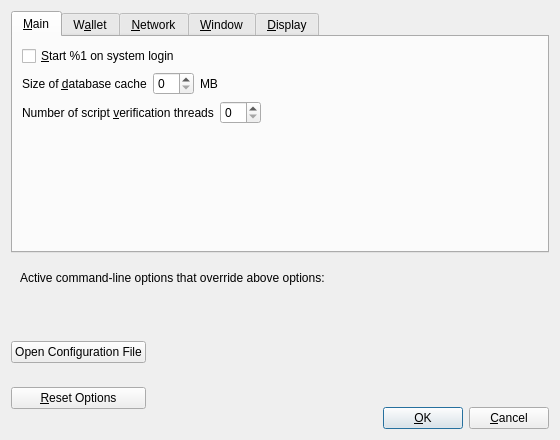
<?xml version="1.0" encoding="UTF-8"?>
<ui version="4.0">
 <class>OptionsDialog</class>
 <widget class="QDialog" name="OptionsDialog">
  <property name="geometry">
   <rect>
    <x>0</x>
    <y>0</y>
    <width>560</width>
    <height>440</height>
   </rect>
  </property>
  <property name="windowTitle">
   <string>Options</string>
  </property>
  <property name="modal">
   <bool>true</bool>
  </property>
  <layout class="QVBoxLayout" name="verticalLayout">
   <item>
    <widget class="QTabWidget" name="tabWidget">
     <property name="currentIndex">
      <number>0</number>
     </property>
     <widget class="QWidget" name="tabMain">
      <attribute name="title">
       <string>&amp;Main</string>
      </attribute>
      <layout class="QVBoxLayout" name="verticalLayout_Main">
       <item>
        <widget class="QCheckBox" name="bitcoinAtStartup">
         <property name="toolTip">
          <string>Automatically start %1 after logging in to the system.</string>
         </property>
         <property name="text">
          <string>&amp;Start %1 on system login</string>
         </property>
        </widget>
       </item>
       <item>
        <layout class="QHBoxLayout" name="horizontalLayout_2_Main">
         <item>
          <widget class="QLabel" name="databaseCacheLabel">
           <property name="text">
            <string>Size of &amp;database cache</string>
           </property>
           <property name="textFormat">
            <enum>Qt::PlainText</enum>
           </property>
           <property name="buddy">
            <cstring>databaseCache</cstring>
           </property>
          </widget>
         </item>
         <item>
          <widget class="QSpinBox" name="databaseCache"/>
         </item>
         <item>
          <widget class="QLabel" name="databaseCacheUnitLabel">
           <property name="text">
            <string>MB</string>
           </property>
           <property name="textFormat">
            <enum>Qt::PlainText</enum>
           </property>
          </widget>
         </item>
         <item>
          <spacer name="horizontalSpacer_2_Main">
           <property name="orientation">
            <enum>Qt::Horizontal</enum>
           </property>
           <property name="sizeHint" stdset="0">
            <size>
             <width>40</width>
             <height>20</height>
            </size>
           </property>
          </spacer>
         </item>
        </layout>
       </item>
       <item>
        <layout class="QHBoxLayout" name="horizontalLayout_3_Main">
         <item>
          <widget class="QLabel" name="threadsScriptVerifLabel">
           <property name="text">
            <string>Number of script &amp;verification threads</string>
           </property>
           <property name="textFormat">
            <enum>Qt::PlainText</enum>
           </property>
           <property name="buddy">
            <cstring>threadsScriptVerif</cstring>
           </property>
          </widget>
         </item>
         <item>
          <widget class="QSpinBox" name="threadsScriptVerif">
           <property name="toolTip">
            <string>(0 = auto, &lt;0 = leave that many cores free)</string>
           </property>
          </widget>
         </item>
         <item>
          <spacer name="horizontalSpacer_3_Main">
           <property name="orientation">
            <enum>Qt::Horizontal</enum>
           </property>
           <property name="sizeHint" stdset="0">
            <size>
             <width>40</width>
             <height>20</height>
            </size>
           </property>
          </spacer>
         </item>
        </layout>
       </item>
       <item>
        <spacer name="verticalSpacer_Main">
         <property name="orientation">
          <enum>Qt::Vertical</enum>
         </property>
         <property name="sizeHint" stdset="0">
          <size>
           <width>20</width>
           <height>40</height>
          </size>
         </property>
        </spacer>
       </item>
      </layout>
     </widget>
     <widget class="QWidget" name="tabWallet">
      <attribute name="title">
       <string>W&amp;allet</string>
      </attribute>
      <layout class="QVBoxLayout" name="verticalLayout_Wallet">
       <item>
        <widget class="QGroupBox" name="groupBox">
         <property name="title">
          <string>Expert</string>
         </property>
         <layout class="QVBoxLayout" name="verticalLayout_2">
          <item>
           <widget class="QCheckBox" name="coinControlFeatures">
            <property name="toolTip">
             <string>Whether to show coin control features or not.</string>
            </property>
            <property name="text">
             <string>Enable coin &amp;control features</string>
            </property>
           </widget>
          </item>
          <item>
           <widget class="QCheckBox" name="spendZeroConfChange">
            <property name="toolTip">
             <string>If you disable the spending of unconfirmed change, the change from a transaction cannot be used until that transaction has at least one confirmation. This also affects how your balance is computed.</string>
            </property>
            <property name="text">
             <string>&amp;Spend unconfirmed change</string>
            </property>
           </widget>
          </item>
         </layout>
        </widget>
       </item>
       <item>
        <spacer name="verticalSpacer_Wallet">
         <property name="orientation">
          <enum>Qt::Vertical</enum>
         </property>
         <property name="sizeHint" stdset="0">
          <size>
           <width>20</width>
           <height>40</height>
          </size>
         </property>
        </spacer>
       </item>
      </layout>
     </widget>
     <widget class="QWidget" name="tabNetwork">
      <attribute name="title">
       <string>&amp;Network</string>
      </attribute>
      <layout class="QVBoxLayout" name="verticalLayout_Network">
       <item>
        <widget class="QCheckBox" name="allowIncoming">
         <property name="toolTip">
          <string>Accept connections from outside</string>
         </property>
         <property name="text">
          <string>Allow incoming connections</string>
         </property>
        </widget>
       </item>
       <item>
        <widget class="QCheckBox" name="connectSocks">
         <property name="toolTip">
          <string>Connect to the Yacoin network through a SOCKS5 proxy.</string>
         </property>
         <property name="text">
          <string>&amp;Connect through SOCKS5 proxy (default proxy):</string>
         </property>
        </widget>
       </item>
       <item>
        <layout class="QHBoxLayout" name="horizontalLayout_1_Network">
         <item>
          <widget class="QLabel" name="proxyIpLabel">
           <property name="text">
            <string>Proxy &amp;IP:</string>
           </property>
           <property name="textFormat">
            <enum>Qt::PlainText</enum>
           </property>
           <property name="buddy">
            <cstring>proxyIp</cstring>
           </property>
          </widget>
         </item>
         <item>
          <widget class="QValidatedLineEdit" name="proxyIp">
           <property name="minimumSize">
            <size>
             <width>140</width>
             <height>0</height>
            </size>
           </property>
           <property name="maximumSize">
            <size>
             <width>140</width>
             <height>16777215</height>
            </size>
           </property>
           <property name="toolTip">
            <string>IP address of the proxy (e.g. IPv4: 127.0.0.1 / IPv6: ::1)</string>
           </property>
          </widget>
         </item>
         <item>
          <widget class="QLabel" name="proxyPortLabel">
           <property name="text">
            <string>&amp;Port:</string>
           </property>
           <property name="textFormat">
            <enum>Qt::PlainText</enum>
           </property>
           <property name="buddy">
            <cstring>proxyPort</cstring>
           </property>
          </widget>
         </item>
         <item>
          <widget class="QLineEdit" name="proxyPort">
           <property name="minimumSize">
            <size>
             <width>55</width>
             <height>0</height>
            </size>
           </property>
           <property name="maximumSize">
            <size>
             <width>55</width>
             <height>16777215</height>
            </size>
           </property>
           <property name="toolTip">
            <string>Port of the proxy (e.g. 9050)</string>
           </property>
          </widget>
         </item>
         <item>
          <spacer name="horizontalSpacer_1_Network">
           <property name="orientation">
            <enum>Qt::Horizontal</enum>
           </property>
           <property name="sizeHint" stdset="0">
            <size>
             <width>40</width>
             <height>20</height>
            </size>
           </property>
          </spacer>
         </item>
        </layout>
       </item>
       <item>
        <layout class="QHBoxLayout" name="horizontalLayout_2_Network">
         <item>
          <widget class="QLabel" name="proxyActiveNets">
           <property name="text">
            <string>Used for reaching peers via:</string>
           </property>
           <property name="textFormat">
            <enum>Qt::PlainText</enum>
           </property>
          </widget>
         </item>
         <item>
          <widget class="QCheckBox" name="proxyReachIPv4">
           <property name="enabled">
            <bool>false</bool>
           </property>
           <property name="toolTip">
            <string>Shows if the supplied default SOCKS5 proxy is used to reach peers via this network type.</string>
           </property>
           <property name="text">
            <string/>
           </property>
          </widget>
         </item>
         <item>
          <widget class="QLabel" name="proxyReachIPv4Label">
           <property name="text">
            <string>IPv4</string>
           </property>
           <property name="textFormat">
            <enum>Qt::PlainText</enum>
           </property>
          </widget>
         </item>
         <item>
          <widget class="QCheckBox" name="proxyReachIPv6">
           <property name="enabled">
            <bool>false</bool>
           </property>
           <property name="toolTip">
            <string>Shows if the supplied default SOCKS5 proxy is used to reach peers via this network type.</string>
           </property>
           <property name="text">
            <string/>
           </property>
          </widget>
         </item>
         <item>
          <widget class="QLabel" name="proxyReachIPv6Label">
           <property name="text">
            <string>IPv6</string>
           </property>
           <property name="textFormat">
            <enum>Qt::PlainText</enum>
           </property>
          </widget>
         </item>
         <item>
          <widget class="QCheckBox" name="proxyReachTor">
           <property name="enabled">
            <bool>false</bool>
           </property>
           <property name="toolTip">
            <string>Shows if the supplied default SOCKS5 proxy is used to reach peers via this network type.</string>
           </property>
           <property name="text">
            <string/>
           </property>
          </widget>
         </item>
         <item>
          <widget class="QLabel" name="proxyReachTorLabel">
           <property name="text">
            <string>Tor</string>
           </property>
           <property name="textFormat">
            <enum>Qt::PlainText</enum>
           </property>
          </widget>
         </item>
         <item>
          <spacer name="horizontalSpacer_2_Network">
           <property name="orientation">
            <enum>Qt::Horizontal</enum>
           </property>
           <property name="sizeHint" stdset="0">
            <size>
             <width>40</width>
             <height>20</height>
            </size>
           </property>
          </spacer>
         </item>
        </layout>
       </item>
       <item>
        <widget class="QCheckBox" name="connectSocksTor">
         <property name="toolTip">
          <string>Connect to the Yacoin network through a separate SOCKS5 proxy for Tor hidden services.</string>
         </property>
         <property name="text">
          <string>Use separate SOCKS5 proxy to reach peers via Tor hidden services:</string>
         </property>
        </widget>
       </item>
       <item>
        <layout class="QHBoxLayout" name="horizontalLayout_3_Network">
         <item>
          <widget class="QLabel" name="proxyIpTorLabel">
           <property name="text">
            <string>Proxy &amp;IP:</string>
           </property>
           <property name="textFormat">
            <enum>Qt::PlainText</enum>
           </property>
           <property name="buddy">
            <cstring>proxyIpTor</cstring>
           </property>
          </widget>
         </item>
         <item>
          <widget class="QValidatedLineEdit" name="proxyIpTor">
           <property name="minimumSize">
            <size>
             <width>140</width>
             <height>0</height>
            </size>
           </property>
           <property name="maximumSize">
            <size>
             <width>140</width>
             <height>16777215</height>
            </size>
           </property>
           <property name="toolTip">
            <string>IP address of the proxy (e.g. IPv4: 127.0.0.1 / IPv6: ::1)</string>
           </property>
          </widget>
         </item>
         <item>
          <widget class="QLabel" name="proxyPortTorLabel">
           <property name="text">
            <string>&amp;Port:</string>
           </property>
           <property name="textFormat">
            <enum>Qt::PlainText</enum>
           </property>
           <property name="buddy">
            <cstring>proxyPortTor</cstring>
           </property>
          </widget>
         </item>
         <item>
          <widget class="QLineEdit" name="proxyPortTor">
           <property name="minimumSize">
            <size>
             <width>55</width>
             <height>0</height>
            </size>
           </property>
           <property name="maximumSize">
            <size>
             <width>55</width>
             <height>16777215</height>
            </size>
           </property>
           <property name="toolTip">
            <string>Port of the proxy (e.g. 9050)</string>
           </property>
          </widget>
         </item>
         <item>
          <spacer name="horizontalSpacer_4_Network">
           <property name="orientation">
            <enum>Qt::Horizontal</enum>
           </property>
           <property name="sizeHint" stdset="0">
            <size>
             <width>40</width>
             <height>20</height>
            </size>
           </property>
          </spacer>
         </item>
        </layout>
       </item>
       <item>
        <spacer name="verticalSpacer_Network">
         <property name="orientation">
          <enum>Qt::Vertical</enum>
         </property>
         <property name="sizeHint" stdset="0">
          <size>
           <width>20</width>
           <height>40</height>
          </size>
         </property>
        </spacer>
       </item>
      </layout>
     </widget>
     <widget class="QWidget" name="tabWindow">
      <attribute name="title">
       <string>&amp;Window</string>
      </attribute>
      <layout class="QVBoxLayout" name="verticalLayout_Window">
       <item>
        <widget class="QCheckBox" name="hideTrayIcon">
         <property name="toolTip">
          <string>&amp;Hide the icon from the system tray.</string>
         </property>
         <property name="text">
          <string>Hide tray icon</string>
         </property>
        </widget>
       </item>
       <item>
        <widget class="QCheckBox" name="minimizeToTray">
         <property name="toolTip">
          <string>Show only a tray icon after minimizing the window.</string>
         </property>
         <property name="text">
          <string>&amp;Minimize to the tray instead of the taskbar</string>
         </property>
        </widget>
       </item>
       <item>
        <widget class="QCheckBox" name="minimizeOnClose">
         <property name="toolTip">
          <string>Minimize instead of exit the application when the window is closed. When this option is enabled, the application will be closed only after selecting Exit in the menu.</string>
         </property>
         <property name="text">
          <string>M&amp;inimize on close</string>
         </property>
        </widget>
       </item>
       <item>
        <spacer name="verticalSpacer_Window">
         <property name="orientation">
          <enum>Qt::Vertical</enum>
         </property>
         <property name="sizeHint" stdset="0">
          <size>
           <width>20</width>
           <height>40</height>
          </size>
         </property>
        </spacer>
       </item>
      </layout>
     </widget>
     <widget class="QWidget" name="tabDisplay">
      <attribute name="title">
       <string>&amp;Display</string>
      </attribute>
      <layout class="QVBoxLayout" name="verticalLayout_Display">
       <item>
        <layout class="QHBoxLayout" name="horizontalLayout_1_Display">
         <item>
          <widget class="QLabel" name="langLabel">
           <property name="text">
            <string>User Interface &amp;language:</string>
           </property>
           <property name="textFormat">
            <enum>Qt::PlainText</enum>
           </property>
           <property name="buddy">
            <cstring>lang</cstring>
           </property>
          </widget>
         </item>
         <item>
          <widget class="QValueComboBox" name="lang">
           <property name="toolTip">
            <string>The user interface language can be set here. This setting will take effect after restarting %1.</string>
           </property>
          </widget>
         </item>
        </layout>
       </item>
       <item>
        <layout class="QHBoxLayout" name="horizontalLayout_2_Display">
         <item>
          <widget class="QLabel" name="unitLabel">
           <property name="text">
            <string>&amp;Unit to show amounts in:</string>
           </property>
           <property name="textFormat">
            <enum>Qt::PlainText</enum>
           </property>
           <property name="buddy">
            <cstring>unit</cstring>
           </property>
          </widget>
         </item>
         <item>
          <widget class="QValueComboBox" name="unit">
           <property name="toolTip">
            <string>Choose the default subdivision unit to show in the interface and when sending coins.</string>
           </property>
          </widget>
         </item>
        </layout>
       </item>
       <item>
        <layout class="QHBoxLayout" name="horizontalLayout_3_Display">
         <item>
          <widget class="QLabel" name="thirdPartyTxUrlsLabel">
           <property name="toolTip">
            <string>Third party URLs (e.g. a block explorer) that appear in the transactions tab as context menu items. %s in the URL is replaced by transaction hash. Multiple URLs are separated by vertical bar |.</string>
           </property>
           <property name="text">
            <string>Third party transaction URLs</string>
           </property>
           <property name="buddy">
            <cstring>thirdPartyTxUrls</cstring>
           </property>
          </widget>
         </item>
         <item>
          <widget class="QLineEdit" name="thirdPartyTxUrls">
           <property name="toolTip">
            <string>Third party URLs (e.g. a block explorer) that appear in the transactions tab as context menu items. %s in the URL is replaced by transaction hash. Multiple URLs are separated by vertical bar |.</string>
           </property>
          </widget>
         </item>
        </layout>
       </item>
       <item>
        <spacer name="verticalSpacer_Display">
         <property name="orientation">
          <enum>Qt::Vertical</enum>
         </property>
         <property name="sizeHint" stdset="0">
          <size>
           <width>20</width>
           <height>40</height>
          </size>
         </property>
        </spacer>
       </item>
      </layout>
     </widget>
    </widget>
   </item>
   <item>
    <widget class="QFrame" name="frame">
     <layout class="QVBoxLayout" name="verticalLayout_Bottom">
      <item>
       <layout class="QHBoxLayout" name="horizontalLayout_Bottom">
        <item>
         <widget class="QLabel" name="overriddenByCommandLineInfoLabel">
          <property name="text">
           <string>Active command-line options that override above options:</string>
          </property>
          <property name="textFormat">
           <enum>Qt::PlainText</enum>
          </property>
         </widget>
        </item>
        <item>
         <spacer name="horizontalSpacer_Bottom">
          <property name="orientation">
           <enum>Qt::Horizontal</enum>
          </property>
          <property name="sizeHint" stdset="0">
           <size>
            <width>40</width>
            <height>20</height>
           </size>
          </property>
         </spacer>
        </item>
       </layout>
      </item>
      <item>
       <widget class="QLabel" name="overriddenByCommandLineLabel">
        <property name="text">
         <string/>
        </property>
        <property name="textFormat">
         <enum>Qt::PlainText</enum>
        </property>
        <property name="wordWrap">
         <bool>true</bool>
        </property>
       </widget>
      </item>
     </layout>
    </widget>
   </item>
   <item>
    <layout class="QHBoxLayout" name="horizontalLayout_Buttons">
     <item>
      <layout class="QVBoxLayout" name="verticalLayout_Buttons">
       <item>
        <widget class="QPushButton" name="openBitcoinConfButton">
         <property name="toolTip">
          <string>Open the %1 configuration file from the working directory.</string>
         </property>
         <property name="text">
          <string>Open Configuration File</string>
         </property>
         <property name="autoDefault">
          <bool>false</bool>
         </property>
        </widget>
       </item>
       <item>
        <widget class="QPushButton" name="resetButton">
         <property name="toolTip">
          <string>Reset all client options to default.</string>
         </property>
         <property name="text">
          <string>&amp;Reset Options</string>
         </property>
         <property name="autoDefault">
          <bool>false</bool>
         </property>
        </widget>
       </item>
      </layout>
     </item>
     <item>
      <spacer name="horizontalSpacer_1">
       <property name="orientation">
        <enum>Qt::Horizontal</enum>
       </property>
       <property name="sizeHint" stdset="0">
        <size>
         <width>40</width>
         <height>48</height>
        </size>
       </property>
      </spacer>
     </item>
     <item>
      <widget class="QLabel" name="statusLabel">
       <property name="minimumSize">
        <size>
         <width>200</width>
         <height>0</height>
        </size>
       </property>
       <property name="font">
        <font>
         <weight>75</weight>
         <bold>true</bold>
        </font>
       </property>
       <property name="text">
        <string/>
       </property>
       <property name="textFormat">
        <enum>Qt::PlainText</enum>
       </property>
       <property name="wordWrap">
        <bool>true</bool>
       </property>
      </widget>
     </item>
     <item>
      <spacer name="horizontalSpacer_2">
       <property name="orientation">
        <enum>Qt::Horizontal</enum>
       </property>
       <property name="sizeHint" stdset="0">
        <size>
         <width>40</width>
         <height>48</height>
        </size>
       </property>
      </spacer>
     </item>
     <item>
      <layout class="QVBoxLayout" name="verticalLayout_4">
       <item>
        <spacer name="verticalSpacer">
         <property name="orientation">
          <enum>Qt::Vertical</enum>
         </property>
         <property name="sizeHint" stdset="0">
          <size>
           <width>20</width>
           <height>40</height>
          </size>
         </property>
        </spacer>
       </item>
       <item>
        <layout class="QHBoxLayout" name="horizontalLayout">
         <item>
          <widget class="QPushButton" name="okButton">
           <property name="text">
            <string>&amp;OK</string>
           </property>
           <property name="autoDefault">
            <bool>false</bool>
           </property>
           <property name="default">
            <bool>true</bool>
           </property>
          </widget>
         </item>
         <item>
          <widget class="QPushButton" name="cancelButton">
           <property name="text">
            <string>&amp;Cancel</string>
           </property>
           <property name="autoDefault">
            <bool>false</bool>
           </property>
          </widget>
         </item>
        </layout>
       </item>
      </layout>
     </item>
    </layout>
   </item>
  </layout>
 </widget>
 <customwidgets>
  <customwidget>
   <class>QValidatedLineEdit</class>
   <extends>QLineEdit</extends>
   <header>qvalidatedlineedit.h</header>
  </customwidget>
  <customwidget>
   <class>QValueComboBox</class>
   <extends>QComboBox</extends>
   <header>qvaluecombobox.h</header>
  </customwidget>
 </customwidgets>
 <resources/>
 <connections/>
</ui>
